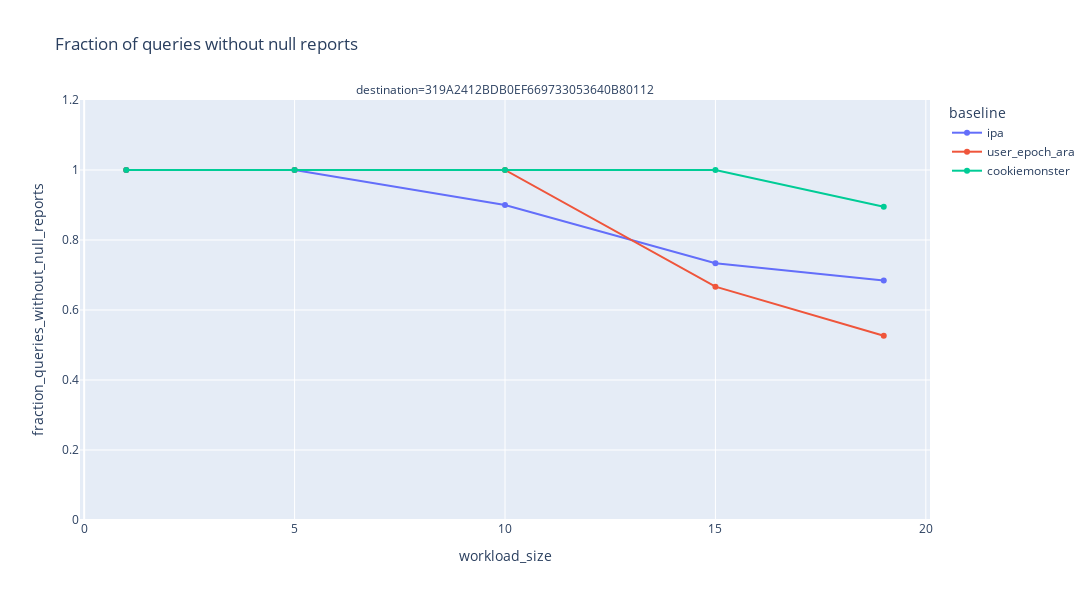
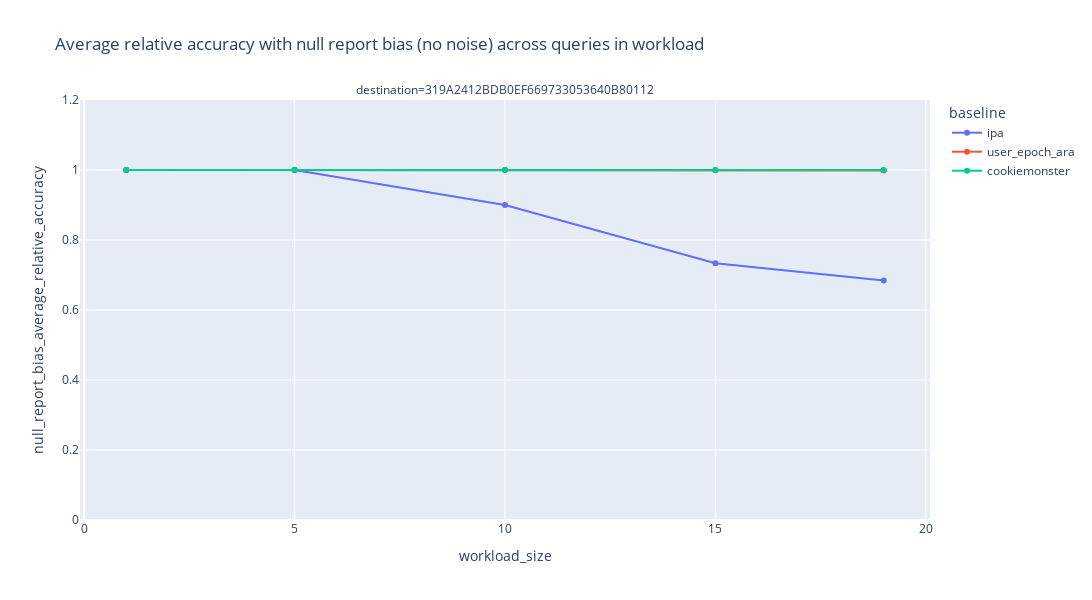
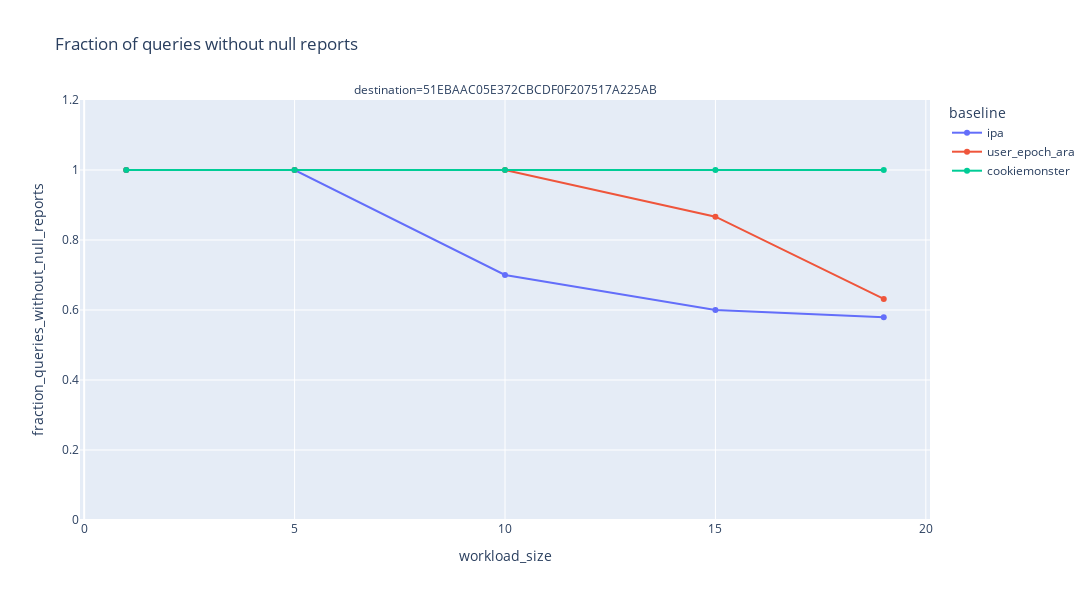
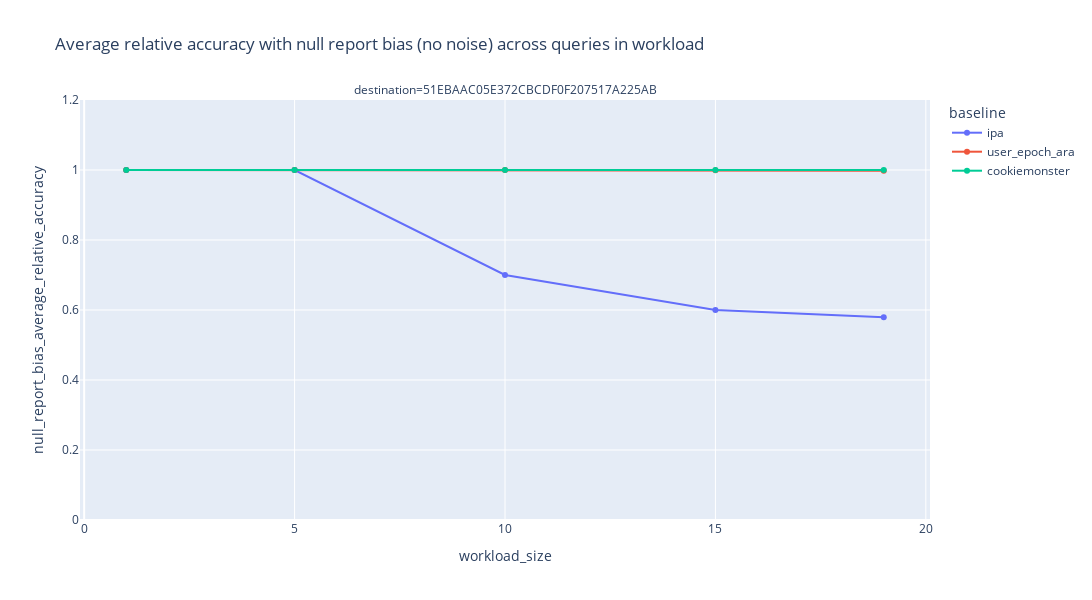

Notebook code for these charts, in order:
### Code cell
for destination in results.groupby(['destination']).destination.unique():
    advertiser = results[results['destination'].isin(destination)]
    plot_null_reports_analysis(advertiser, save_dir="large")

### Figure 1 — Plotly figure (JSON) as saved in the notebook; plotly's stock layout.template omitted (floating-point values rounded to 4 significant figures)
{"data": [{"hovertemplate": "baseline=ipa<br>destination=319A2412BDB0EF669733053640B80112<br>workload_size=%{x}<br>fraction_queries_without_null_reports=%{y}<extra></extra>", "legendgroup": "ipa", "line": {"color": "#636efa", "dash": "solid"}, "marker": {"symbol": "circle"}, "mode": "lines+markers", "name": "ipa", "orientation": "v", "showlegend": true, "type": "scatter", "x": [1, 5, 10, 15, 19], "xaxis": "x", "y": [1, 1, 0.9, 0.7333, 0.6842], "yaxis": "y"}, {"hovertemplate": "baseline=user_epoch_ara<br>destination=319A2412BDB0EF669733053640B80112<br>workload_size=%{x}<br>fraction_queries_without_null_reports=%{y}<extra></extra>", "legendgroup": "user_epoch_ara", "line": {"color": "#EF553B", "dash": "solid"}, "marker": {"symbol": "circle"}, "mode": "lines+markers", "name": "user_epoch_ara", "orientation": "v", "showlegend": true, "type": "scatter", "x": [1, 5, 10, 15, 19], "xaxis": "x", "y": [1, 1, 1, 0.6667, 0.5263], "yaxis": "y"}, {"hovertemplate": "baseline=cookiemonster<br>destination=319A2412BDB0EF669733053640B80112<br>workload_size=%{x}<br>fraction_queries_without_null_reports=%{y}<extra></extra>", "legendgroup": "cookiemonster", "line": {"color": "#00cc96", "dash": "solid"}, "marker": {"symbol": "circle"}, "mode": "lines+markers", "name": "cookiemonster", "orientation": "v", "showlegend": true, "type": "scatter", "x": [1, 5, 10, 15, 19], "xaxis": "x", "y": [1, 1, 1, 1, 0.8947], "yaxis": "y"}], "layout": {"annotations": [{"showarrow": false, "text": "destination=319A2412BDB0EF669733053640B80112", "x": 0.5, "xanchor": "center", "xref": "paper", "y": 1, "yanchor": "bottom", "yref": "paper"}], "height": 600, "legend": {"title": {"text": "baseline"}, "tracegroupgap": 0}, "title": {"text": "Fraction of queries without null reports"}, "width": 1100, "xaxis": {"anchor": "y", "domain": [0, 1], "title": {"text": "workload_size"}}, "yaxis": {"anchor": "x", "domain": [0, 1], "range": [0, 1.2], "title": {"text": "fraction_queries_without_null_reports"}}}}

### Figure 2 — Plotly figure (JSON) as saved in the notebook; plotly's stock layout.template omitted (floating-point values rounded to 4 significant figures)
{"data": [{"hovertemplate": "baseline=ipa<br>destination=319A2412BDB0EF669733053640B80112<br>workload_size=%{x}<br>null_report_bias_average_relative_accuracy=%{y}<extra></extra>", "legendgroup": "ipa", "line": {"color": "#636efa", "dash": "solid"}, "marker": {"symbol": "circle"}, "mode": "lines+markers", "name": "ipa", "orientation": "v", "showlegend": true, "type": "scatter", "x": [1, 5, 10, 15, 19], "xaxis": "x", "y": [1, 1, 0.9, 0.7333, 0.6842], "yaxis": "y"}, {"hovertemplate": "baseline=user_epoch_ara<br>destination=319A2412BDB0EF669733053640B80112<br>workload_size=%{x}<br>null_report_bias_average_relative_accuracy=%{y}<extra></extra>", "legendgroup": "user_epoch_ara", "line": {"color": "#EF553B", "dash": "solid"}, "marker": {"symbol": "circle"}, "mode": "lines+markers", "name": "user_epoch_ara", "orientation": "v", "showlegend": true, "type": "scatter", "x": [1, 5, 10, 15, 19], "xaxis": "x", "y": [1, 1, 1, 0.9996, 0.9988], "yaxis": "y"}, {"hovertemplate": "baseline=cookiemonster<br>destination=319A2412BDB0EF669733053640B80112<br>workload_size=%{x}<br>null_report_bias_average_relative_accuracy=%{y}<extra></extra>", "legendgroup": "cookiemonster", "line": {"color": "#00cc96", "dash": "solid"}, "marker": {"symbol": "circle"}, "mode": "lines+markers", "name": "cookiemonster", "orientation": "v", "showlegend": true, "type": "scatter", "x": [1, 5, 10, 15, 19], "xaxis": "x", "y": [1, 1, 1, 1, 0.9999], "yaxis": "y"}], "layout": {"annotations": [{"showarrow": false, "text": "destination=319A2412BDB0EF669733053640B80112", "x": 0.5, "xanchor": "center", "xref": "paper", "y": 1, "yanchor": "bottom", "yref": "paper"}], "height": 600, "legend": {"title": {"text": "baseline"}, "tracegroupgap": 0}, "title": {"text": "Average relative accuracy with null report bias (no noise) across queries in workload"}, "width": 1100, "xaxis": {"anchor": "y", "domain": [0, 1], "title": {"text": "workload_size"}}, "yaxis": {"anchor": "x", "domain": [0, 1], "range": [0, 1.2], "title": {"text": "null_report_bias_average_relative_accuracy"}}}}

### Figure 3 — Plotly figure (JSON) as saved in the notebook; plotly's stock layout.template omitted (floating-point values rounded to 4 significant figures)
{"data": [{"hovertemplate": "baseline=ipa<br>destination=51EBAAC05E372CBCDF0F207517A225AB<br>workload_size=%{x}<br>fraction_queries_without_null_reports=%{y}<extra></extra>", "legendgroup": "ipa", "line": {"color": "#636efa", "dash": "solid"}, "marker": {"symbol": "circle"}, "mode": "lines+markers", "name": "ipa", "orientation": "v", "showlegend": true, "type": "scatter", "x": [1, 5, 10, 15, 19], "xaxis": "x", "y": [1, 1, 0.7, 0.6, 0.5789], "yaxis": "y"}, {"hovertemplate": "baseline=user_epoch_ara<br>destination=51EBAAC05E372CBCDF0F207517A225AB<br>workload_size=%{x}<br>fraction_queries_without_null_reports=%{y}<extra></extra>", "legendgroup": "user_epoch_ara", "line": {"color": "#EF553B", "dash": "solid"}, "marker": {"symbol": "circle"}, "mode": "lines+markers", "name": "user_epoch_ara", "orientation": "v", "showlegend": true, "type": "scatter", "x": [1, 5, 10, 15, 19], "xaxis": "x", "y": [1, 1, 1, 0.8667, 0.6316], "yaxis": "y"}, {"hovertemplate": "baseline=cookiemonster<br>destination=51EBAAC05E372CBCDF0F207517A225AB<br>workload_size=%{x}<br>fraction_queries_without_null_reports=%{y}<extra></extra>", "legendgroup": "cookiemonster", "line": {"color": "#00cc96", "dash": "solid"}, "marker": {"symbol": "circle"}, "mode": "lines+markers", "name": "cookiemonster", "orientation": "v", "showlegend": true, "type": "scatter", "x": [1, 5, 10, 15, 19], "xaxis": "x", "y": [1, 1, 1, 1, 1], "yaxis": "y"}], "layout": {"annotations": [{"showarrow": false, "text": "destination=51EBAAC05E372CBCDF0F207517A225AB", "x": 0.5, "xanchor": "center", "xref": "paper", "y": 1, "yanchor": "bottom", "yref": "paper"}], "height": 600, "legend": {"title": {"text": "baseline"}, "tracegroupgap": 0}, "title": {"text": "Fraction of queries without null reports"}, "width": 1100, "xaxis": {"anchor": "y", "domain": [0, 1], "title": {"text": "workload_size"}}, "yaxis": {"anchor": "x", "domain": [0, 1], "range": [0, 1.2], "title": {"text": "fraction_queries_without_null_reports"}}}}

### Figure 4 — Plotly figure (JSON) as saved in the notebook; plotly's stock layout.template omitted (floating-point values rounded to 4 significant figures)
{"data": [{"hovertemplate": "baseline=ipa<br>destination=51EBAAC05E372CBCDF0F207517A225AB<br>workload_size=%{x}<br>null_report_bias_average_relative_accuracy=%{y}<extra></extra>", "legendgroup": "ipa", "line": {"color": "#636efa", "dash": "solid"}, "marker": {"symbol": "circle"}, "mode": "lines+markers", "name": "ipa", "orientation": "v", "showlegend": true, "type": "scatter", "x": [1, 5, 10, 15, 19], "xaxis": "x", "y": [1, 1, 0.7, 0.6, 0.5789], "yaxis": "y"}, {"hovertemplate": "baseline=user_epoch_ara<br>destination=51EBAAC05E372CBCDF0F207517A225AB<br>workload_size=%{x}<br>null_report_bias_average_relative_accuracy=%{y}<extra></extra>", "legendgroup": "user_epoch_ara", "line": {"color": "#EF553B", "dash": "solid"}, "marker": {"symbol": "circle"}, "mode": "lines+markers", "name": "user_epoch_ara", "orientation": "v", "showlegend": true, "type": "scatter", "x": [1, 5, 10, 15, 19], "xaxis": "x", "y": [1, 1, 1, 0.9993, 0.9982], "yaxis": "y"}, {"hovertemplate": "baseline=cookiemonster<br>destination=51EBAAC05E372CBCDF0F207517A225AB<br>workload_size=%{x}<br>null_report_bias_average_relative_accuracy=%{y}<extra></extra>", "legendgroup": "cookiemonster", "line": {"color": "#00cc96", "dash": "solid"}, "marker": {"symbol": "circle"}, "mode": "lines+markers", "name": "cookiemonster", "orientation": "v", "showlegend": true, "type": "scatter", "x": [1, 5, 10, 15, 19], "xaxis": "x", "y": [1, 1, 1, 1, 1], "yaxis": "y"}], "layout": {"annotations": [{"showarrow": false, "text": "destination=51EBAAC05E372CBCDF0F207517A225AB", "x": 0.5, "xanchor": "center", "xref": "paper", "y": 1, "yanchor": "bottom", "yref": "paper"}], "height": 600, "legend": {"title": {"text": "baseline"}, "tracegroupgap": 0}, "title": {"text": "Average relative accuracy with null report bias (no noise) across queries in workload"}, "width": 1100, "xaxis": {"anchor": "y", "domain": [0, 1], "title": {"text": "workload_size"}}, "yaxis": {"anchor": "x", "domain": [0, 1], "range": [0, 1.2], "title": {"text": "null_report_bias_average_relative_accuracy"}}}}
